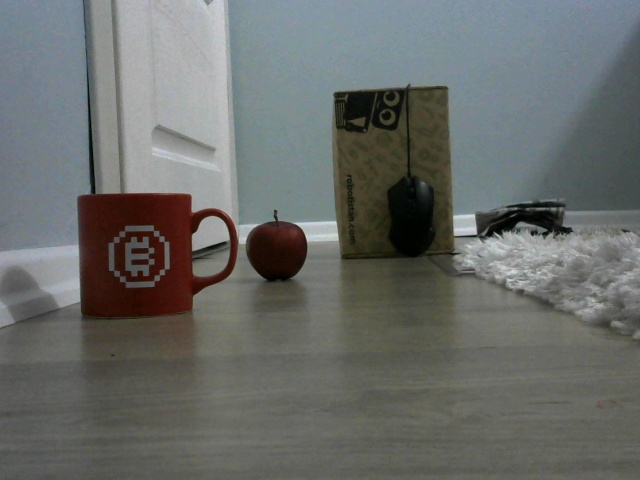
#> input picture documents/calibration_images/7/left1.jpg, 640 x 480 px
$ jupyter execute --allow-errors evaluation_test_local.ipynb
#> lines starting #> are read from the running program, lines starting #| are printed output that depends on the picture
#> (the call stopped at in initialize_models, `model_yolov8 = YOLO(yolov8_path)`: ultralytics is not available in this run)
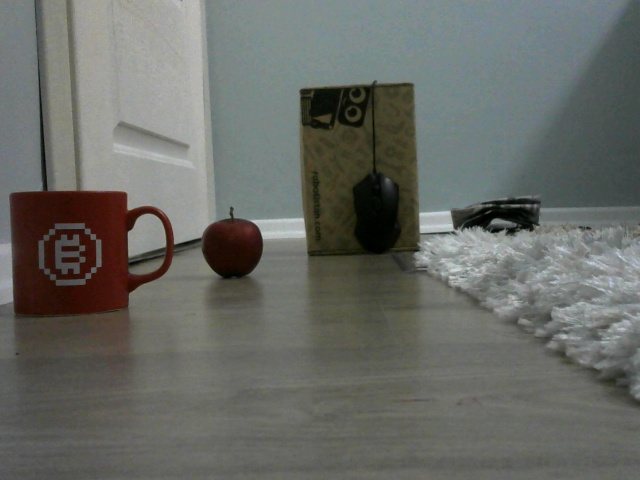
#> input picture documents/calibration_images/7/right1.jpg, 640 x 480 px
### scripts/server/evaluation.py
from ultralytics import YOLO
import cv2
import torch
import time
import numpy as np
from transformers import pipeline
from PIL import Image
import scipy
import hashlib
import matplotlib.pyplot as plt
import sys
sys.path.insert(1, '../utils/')
import dist_measurement
import direction_detection
import midas_object_detection

yolov8_path = '../../models/object-detection/v1/yolov8m.pt'
wotr_path = '../../models/object-detection/v4/best_v4.pt'

# model should pay attention to these class indexes
wotr_class_pruned_indexes = [0, 1, 2, 3, 4, 12, 13, 14, 15, 16, 20, 21, 22, 23, 24]

# for these indexes, we may not measure distance
wotr_class_important_indexes = [3, 4, 20, 21, 22, 23, 24]

model_yolov8 = None
model_wotr = None
model_midas = None
model_captioning = None
transform_midas = None
device_midas = None

detected_objects = {}

def initialize_models():
    global model_yolov8
    global model_wotr
    global model_midas
    global model_captioning
    global transform_midas
    global device_midas

    model_yolov8 = YOLO(yolov8_path)

    model_wotr = YOLO(wotr_path)

    model_type = "MiDaS_small"
    model_midas = torch.hub.load("intel-isl/MiDaS", model_type)
    try:
        device_midas = torch.device("mps")
    except:
        device_midas = torch.device("cpu")
    model_midas.to(device_midas)
    model_midas.eval()
    midas_transforms = torch.hub.load("intel-isl/MiDaS", "transforms")
    if model_type == "DPT_Large" or model_type == "DPT_Hybrid":
        transform_midas = midas_transforms.dpt_transform
    else:
        transform_midas = midas_transforms.small_transform

    model_captioning = pipeline("image-to-text", model="nlpconnect/vit-gpt2-image-captioning")

def detected_labels_and_boxes_result(model, image, model_type):
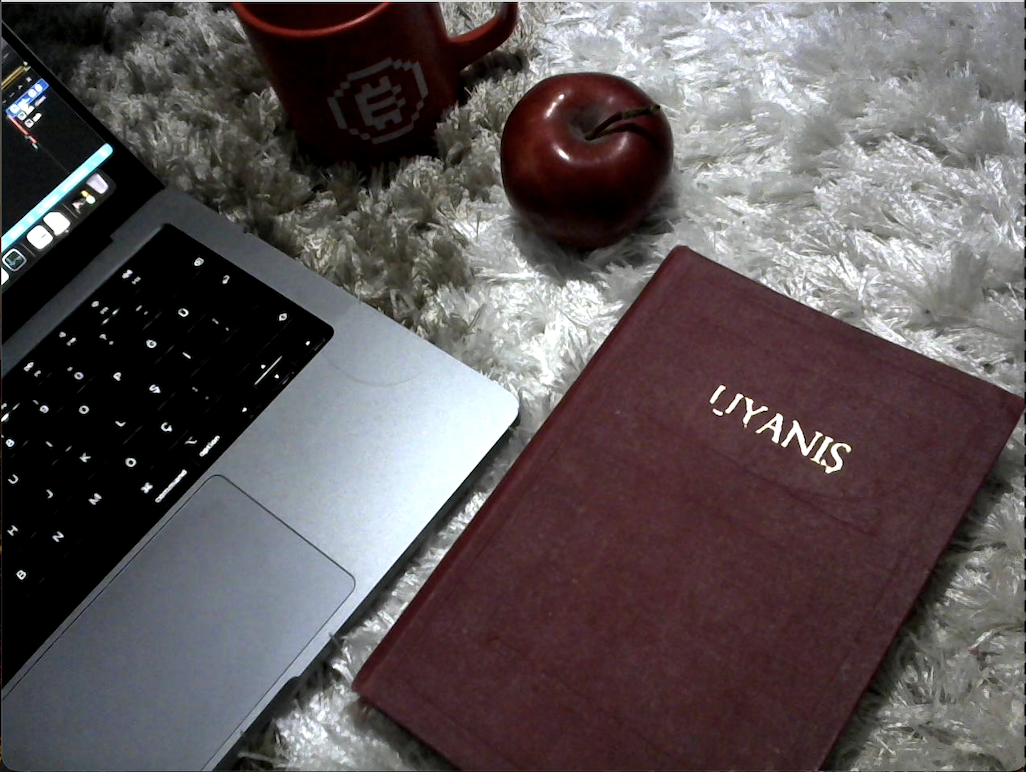
#> input picture documents/calibration_images/8/left.png, 1026 x 772 px
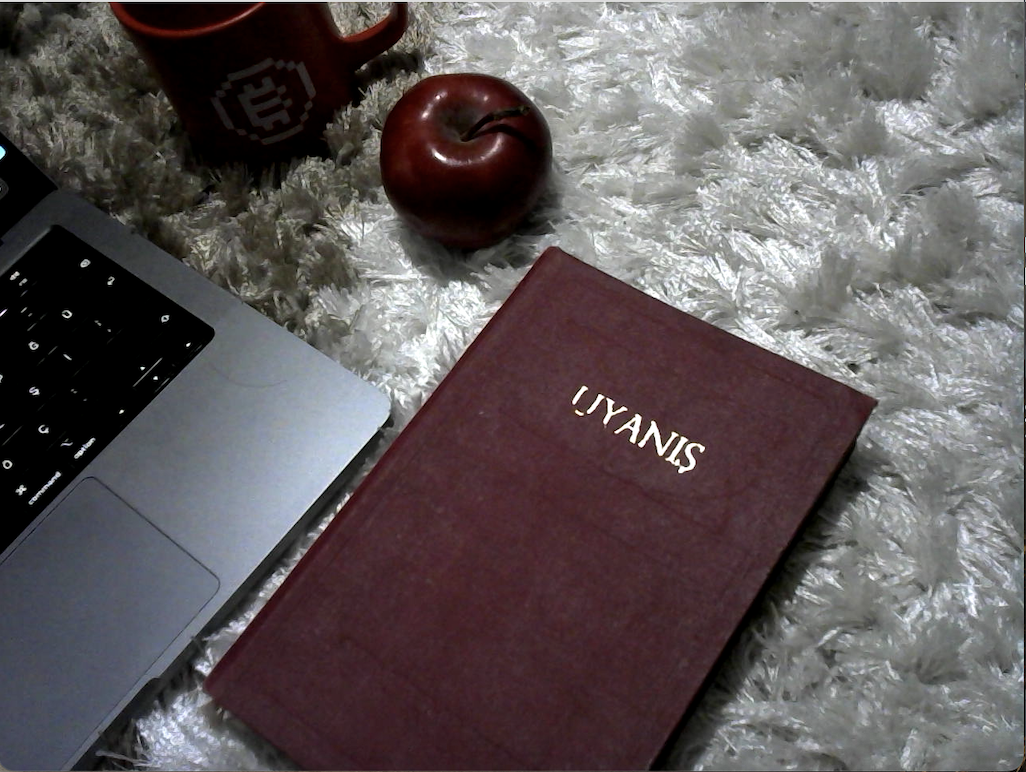
#> input picture documents/calibration_images/8/right.png, 1026 x 772 px
    results = None
    if model_type=="wotr":
        results = model.predict(image, classes=wotr_class_pruned_indexes, device='mps')
        result = results[0]
    elif model_type=="yolo":
        results = model.predict(image, device='mps')
        result = results[0]
    return {'names': result.names, "classes": result.boxes.cls.cpu(), "boxes": result.boxes.xyxy.cpu(), "confs": result.boxes.conf.cpu()}

def depth_map_result(image):
    if isinstance(image, str):
        input_image = cv2.imread(image)
#> input_image is the input picture: shape (772, 1026, 3); mean B, G, R 89.7, 88.3, 95.4
    else:
        input_image = image

    input_image = cv2.cvtColor(input_image, cv2.COLOR_BGR2RGB)
    input_image = transform_midas(input_image).to(device_midas)

    with torch.no_grad():
        depth_prediction = model_midas(input_image)

    depth_map = depth_prediction.squeeze().cpu().numpy()

    depth_map = (depth_map - depth_map.min()) / (depth_map.max() - depth_map.min()) * 255
    depth_map = depth_map.astype(np.uint8)
    return midas_object_detection.detect_boxes_with_mask_midas(depth_map,image)

# [28 lines left out: functions update_detected_labels_and_boxes_with_midas, image_captioning_result, not called in this run]

def get_distance_values_from_objects(image_left, image_right):
    detected_yolo_left, detected_yolo_right = update_detected_labels_and_boxes_with_midas(detected_labels_and_boxes_result(model_yolov8,image_left, "yolo"), detected_labels_and_boxes_result(model_yolov8,image_right, "yolo"), image_left, image_right)
    result_from_yolov8 = stereo_vision_distance_result(image_left,
                                           image_right, detected_yolo_left, detected_yolo_right)
    result_from_wotr = stereo_vision_distance_result(image_left,
                                           image_right,
                              detected_labels_and_boxes_result(model_wotr,image_left, "wotr"),
                              detected_labels_and_boxes_result(model_wotr,image_right, "wotr"))
    return result_from_yolov8 + result_from_wotr

# [141 lines left out: functions stereo_vision_distance_result, get_model_output_from_camera, get_model_output_from_frame, match_and_eliminate_detection_results, result_to_sentence, obj_to_sha256, not called in this run]

### scripts/server/evaluation_test_local.ipynb
[cell 1]
#from numpysocket import NumpySocket
import cv2
import evaluation

evaluation.initialize_models()

[cell 2]
calib_case1_img_left_path = "../../documents/calibration_images/8/left.png"
calib_case1_img_right_path = "../../documents/calibration_images/8/right.png"
calib_case2_img_left_path = "../../documents/calibration_images/6/left2.jpg"
calib_case2_img_right_path = "../../documents/calibration_images/6/right2.jpg"

calib_case3_img_left_path = "../../documents/calibration_images/7/left1.jpg"
calib_case3_img_right_path = "../../documents/calibration_images/7/right1.jpg"
calib_case4_img_left_path = "../../documents/calibration_images/9/left.png"
calib_case4_img_right_path = "../../documents/calibration_images/9/right.png"

#> (a cell that did not finish here is left out)

#> (a cell that did not finish here is left out)

#> (a cell that did not finish here is left out)

#> (a cell that did not finish here is left out)

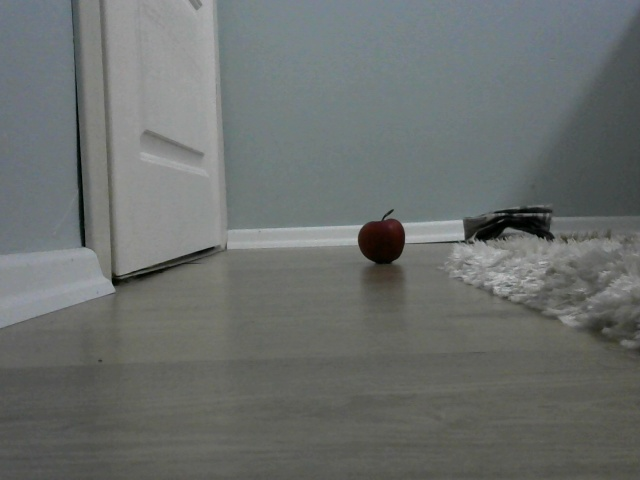
#> input picture documents/calibration_images/6/left2.jpg, 640 x 480 px
#> in depth_map_result, input_image is the input picture: shape (480, 640, 3); mean B, G, R 109.3, 111.1, 106.9

#> (a cell that did not finish here is left out)

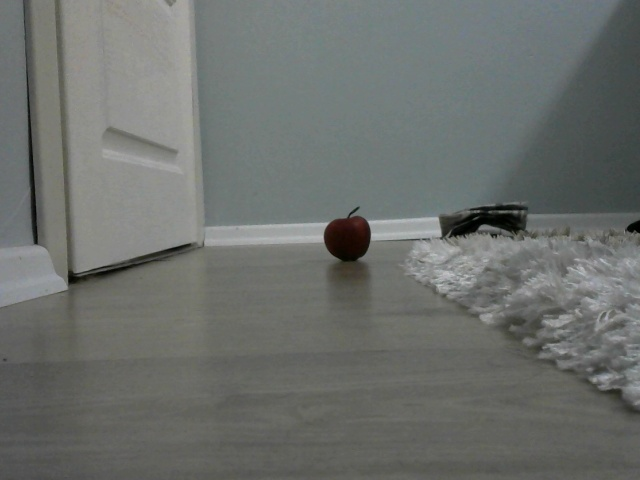
#> input picture documents/calibration_images/6/right2.jpg, 640 x 480 px
#> in depth_map_result, input_image is the input picture: shape (480, 640, 3); mean B, G, R 108.4, 111.5, 108

#> (a cell that did not finish here is left out)

#> in depth_map_result, input_image is the input picture: shape (480, 640, 3); mean B, G, R 105.4, 107.9, 105

#> (a cell that did not finish here is left out)

#> in depth_map_result, input_image is the input picture: shape (480, 640, 3); mean B, G, R 101.3, 106.3, 104.1

#> (a cell that did not finish here is left out)

#> in depth_map_result, input_image is the input picture: shape (772, 1026, 3); mean B, G, R 86.5, 85.1, 92.6

#> (a cell that did not finish here is left out)
